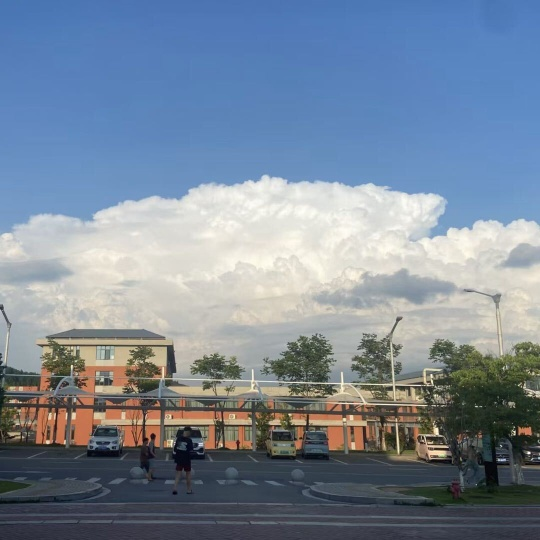
#> input picture project1/photo/school.jpg, 540 x 540 px
$ python Rotation.py
#> lines starting #> are read from the running program, lines starting #| are printed output that depends on the picture
import cv2
import numpy as np
img = cv2.imread('../photo/school.jpg')
#> img is the input picture: shape (540, 540, 3); mean B, G, R 153.1, 136, 121.6
rows = len(img)
#> rows = 540
cols = len(img[0])
#> cols = 540
cent=(rows/2,cols/2)
#> cent = (270, 270)
M = cv2.getRotationMatrix2D(cent,-30,1)
#> M = [[0.866, -0.5, 171.2], [0.5, 0.866, -98.83]]
dst = cv2.warpAffine(img,M,(cols,rows))
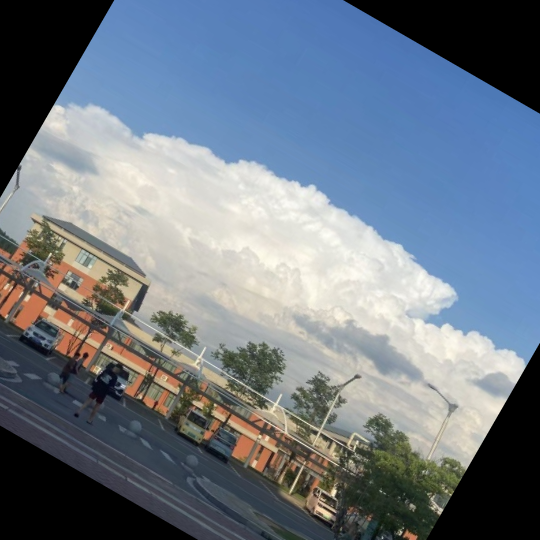
#> dst: shape (540, 540, 3); mean B, G, R 133.5, 121.3, 110.5
cv2.imshow('dst',dst)
cv2.imshow('img',img)
cv2.waitKey(0)
cv2.destroyAllWindows()

$ run again, with project1/photo/car.jpg copied over project1/photo/school.jpg
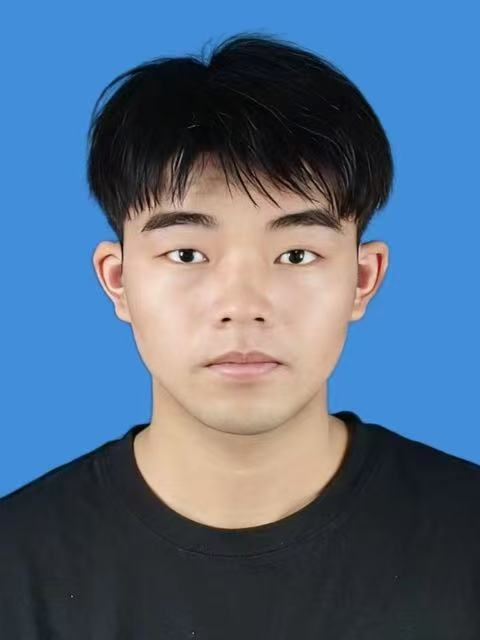
#> input picture project1/photo/car.jpg, 480 x 640 px
#> img is the input picture: shape (640, 480, 3); mean B, G, R 132.3, 107.1, 84.8
#> rows = 640
#> cols = 480
#> cent = (320, 240)
#> M = [[0.866, -0.5, 162.9], [0.5, 0.866, -127.8]]
#> `dst = cv2.warpAffine(img,M,(cols,rows))`:
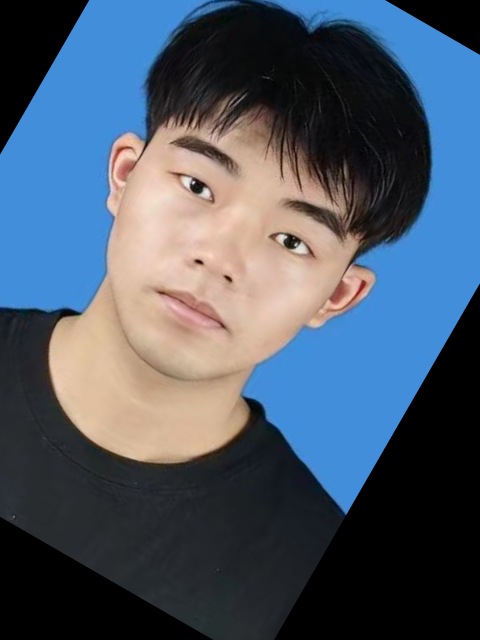
#> dst: shape (640, 480, 3); mean B, G, R 102.8, 87.1, 74.2

$ run again, with project1/photo/cloud.jpg copied over project1/photo/school.jpg
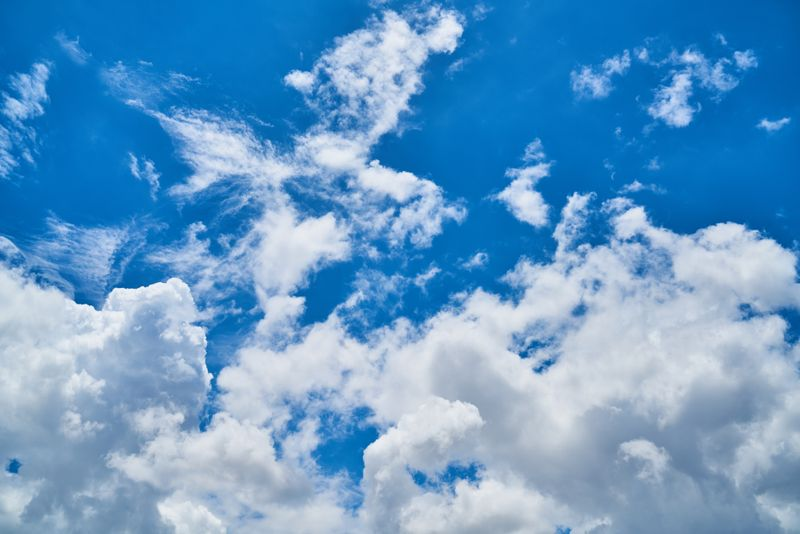
#> input picture project1/photo/cloud.jpg, 800 x 534 px
#> img is the input picture: shape (534, 800, 3); mean B, G, R 200.2, 155.2, 100.8
#> rows = 534
#> cols = 800
#> cent = (267, 400)
#> M = [[0.866, -0.5, 235.8], [0.5, 0.866, -79.91]]
#> `dst = cv2.warpAffine(img,M,(cols,rows))`:
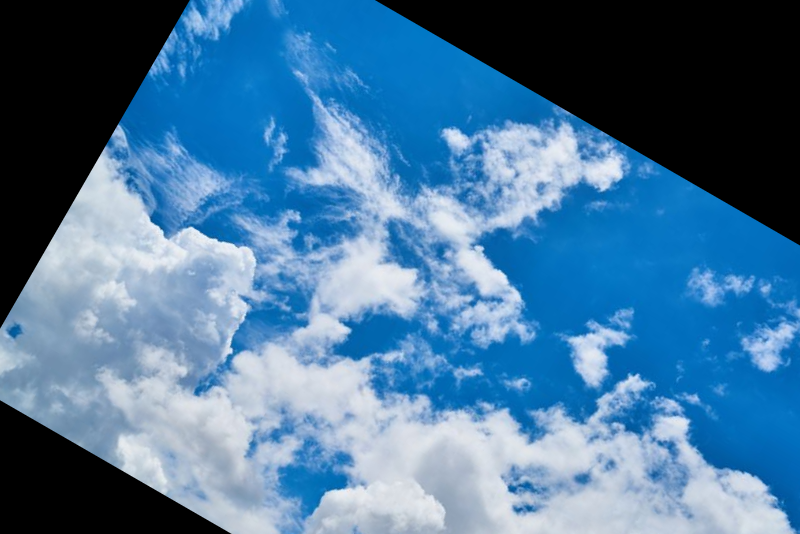
#> dst: shape (534, 800, 3); mean B, G, R 155.5, 118.8, 74.1

$ run again, with project1/photo/man.jpg copied over project1/photo/school.jpg
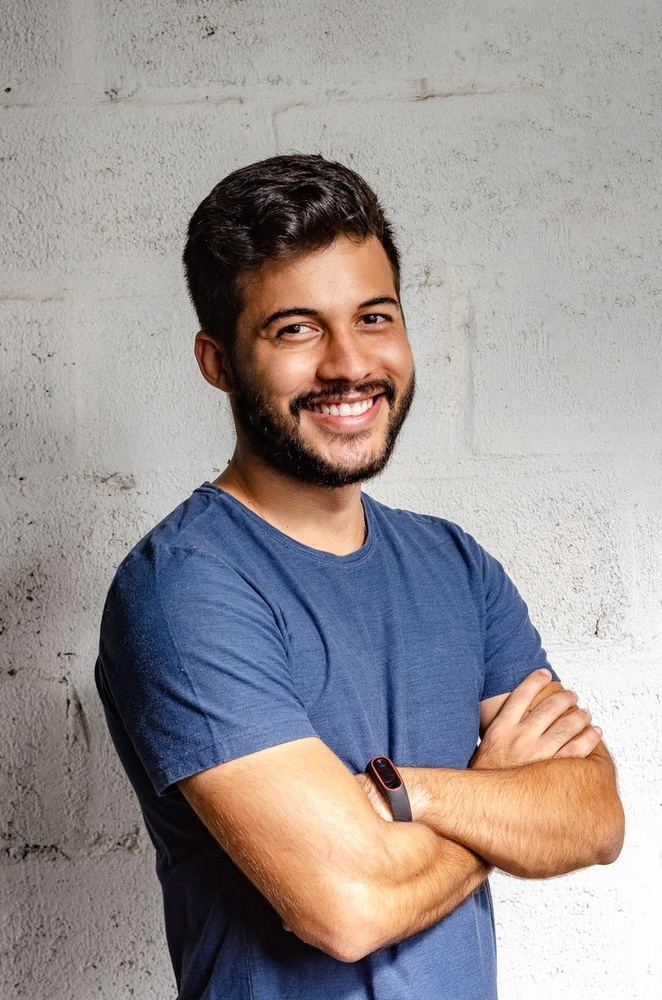
#> input picture project1/photo/man.jpg, 662 x 1000 px, shrunk from 800 x 1208 before the run
#> img is the input picture: shape (1000, 662, 3); mean B, G, R 147.7, 148.5, 155.7
#> rows = 1000
#> cols = 662
#> cent = (500, 331)
#> M = [[0.866, -0.5, 232.5], [0.5, 0.866, -205.7]]
#> `dst = cv2.warpAffine(img,M,(cols,rows))`:
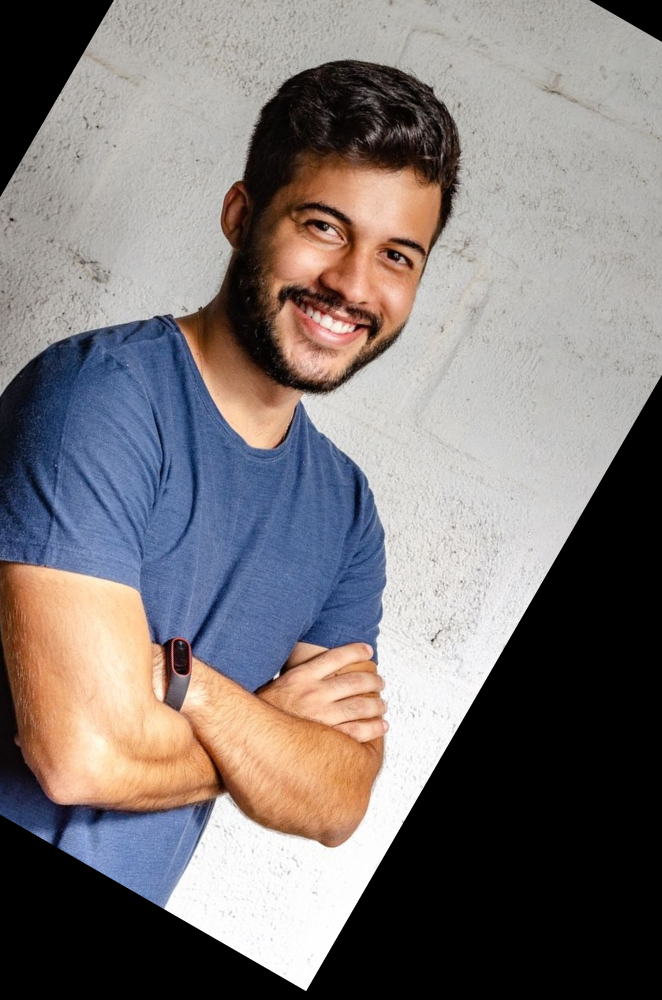
#> dst: shape (1000, 662, 3); mean B, G, R 118.1, 118.5, 124.8
